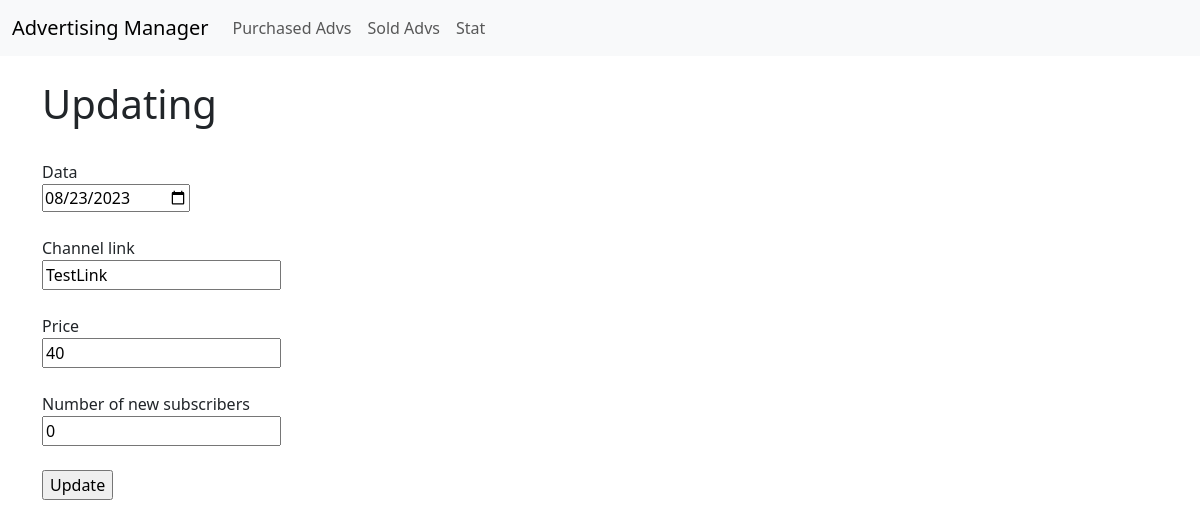
Screenshot of /1/purchasedAdvs/2/update (signed in) with the database file from the repository.
### advertisingManager/models.py (models this page shows, shortened)
class PurchasedAdvertising(db.Model):
    __tablename__ = "purchasedAdvertisings"
    id = db.Column(db.Integer, primary_key = True)
    date = db.Column(db.DateTime, nullable = False, default = datetime.now)
    channelLink = db.Column(db.String(128), nullable = False)
    price = db.Column(db.Integer)
    numberOfNewSubs = db.Column(db.Integer, default = 0)
    channelFID = db.Column(db.Integer, db.ForeignKey('channels.id'), nullable = False)
    userFID = db.Column(db.Integer, db.ForeignKey('users.id'), nullable = False)

### advertisingManager/purchasedAdv/views.py (the view)
@purchasedAdv.route("/<int:channelID>/purchasedAdvs/<int:purchasedAdvID>/update", methods=["GET", "POST"])
def update(channelID, purchasedAdvID):
    form = UpdatePurchasedAdvForm()
    purchasedAdv = PurchasedAdvertising.query.get_or_404(purchasedAdvID)
    channelID = purchasedAdv.channelFID
    if form.validate_on_submit():
        purchasedAdv.date = form.date.data
        purchasedAdv.channelLink = form.channelLink.data
        purchasedAdv.price = form.price.data
        purchasedAdv.numberOfNewSubs = form.numberOfNewSubs.data
        db.session.commit()
        return redirect(url_for("purchasedAdv.purchasedAdvs", channelID = channelID))
    elif request.method == 'GET':
        form.date.data = purchasedAdv.date
        form.channelLink.data = purchasedAdv.channelLink
        form.price.data = purchasedAdv.price
        form.numberOfNewSubs.data = purchasedAdv.numberOfNewSubs
    return render_template("updatePurchasedAdv.html", form = form, channelID = channelID)

### advertisingManager/purchasedAdv/forms.py
class UpdatePurchasedAdvForm(FlaskForm):
    date = DateField("Data")
    channelLink = StringField("Channel link")
    price = IntegerField("Price")
    numberOfNewSubs = IntegerField("Number of new subscribers")
    submit = SubmitField("Update")

### advertisingManager/models.py (called while the page is built)
@loginManager.user_loader
def load_user(user_id):
    return User.query.get(user_id)

### advertisingManager/templates/updatePurchasedAdv.html (shortened to what this page needs)
{% extends 'baseForAdv.html' %}
{% block content %}
{% set channelID = channelID %}
    <br>
    <h1>Updating</h1>
    <br>
    <form method="POST">
        {{ form.date.label() }} <br> {{ form.date() }} <br><br>
        {{ form.channelLink.label() }} <br> {{ form.channelLink() }} <br><br>
        {{ form.price.label() }} <br> {{ form.price() }} <br><br>
        {{ form.numberOfNewSubs.label() }} <br> {{ form.numberOfNewSubs() }} <br><br>
        {{ form.submit() }}
    </form>
{% endblock %}

### rows the page displays
PurchasedAdvertising: date "08/23/2023", channelLink "TestLink", price "40", numberOfNewSubs "0"
